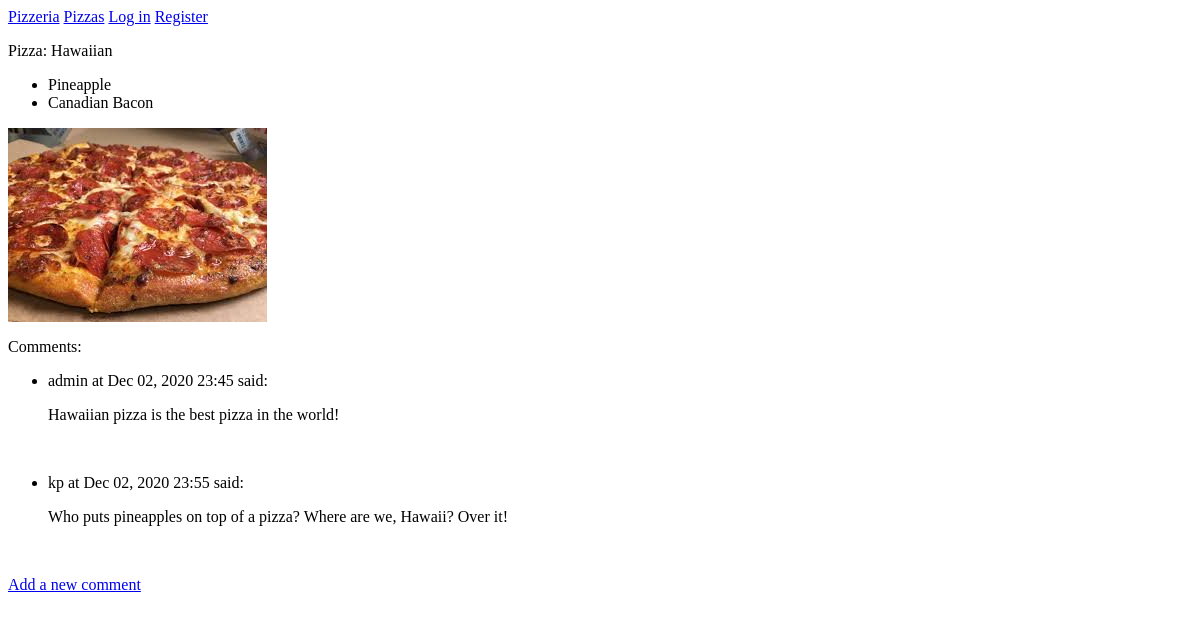
The app's page /pizzas/1/, older data.
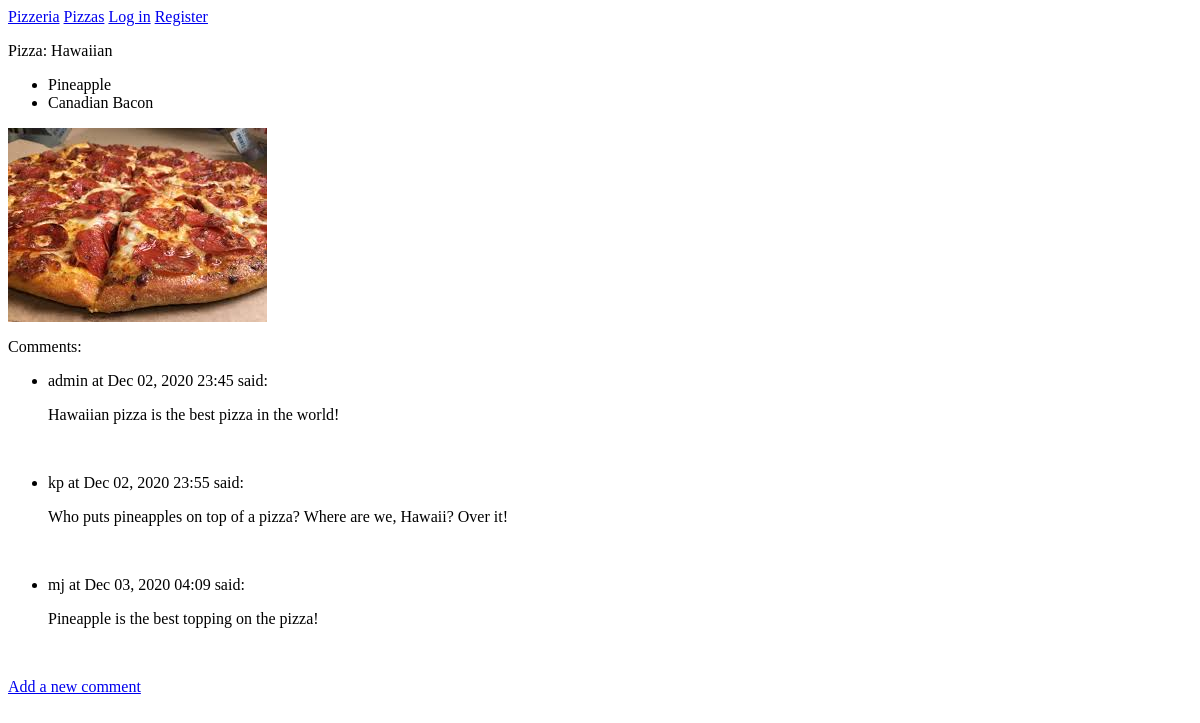
The same page, newer data.
### pizzas/models.py (models this page shows, shortened)
class Topping(models.Model):
    pizza = models.ForeignKey(Pizza, on_delete=models.CASCADE)
    name = models.CharField(max_length=200)

class Comment(models.Model):
    pizza = models.ForeignKey(Pizza, on_delete=models.CASCADE)
    owner = models.ForeignKey(User, on_delete=models.CASCADE)
    text = models.TextField()
    date_added = models.DateTimeField(auto_now_add=True)

### pizzas/views.py (the view)
# urls.py: path('pizzas/<int:pizza_id>/', views.pizza, name='pizza'),
def pizza(request, pizza_id):
    pizza = Pizza.objects.get(id=pizza_id)
    toppings = pizza.topping_set.all()
    comment = pizza.comment_set.all()
    context = {'pizza':pizza, 'toppings':toppings, 'comments': comment} #red is variable for html site
    return render(request, 'pizzas/pizza.html', context)

### pizzas/models.py (called while the page is built)
    def __str__(self):
        return self.name

### pizzas/templates/pizzas/pizza.html
{% extends 'pizzas/base.html' %}
{% load static %}
{% block content %}
<p>Pizza: {{pizza}}</p>
<ul>
    {% for topping in toppings %}
    <li>{{ topping.name }}</li>
    {% empty %}
    <li>There are no toppings for this pizza yet.</li>
    {% endfor %}
</ul>
<img src="{% static 'pizzas/images/pizza_html_photo.jpg' %}">
<p>Comments: </p>
<ul>
    {% for comment in comments %}
    <li>{{comment.owner}} at {{comment.date_added|date:'M d, Y H:i'}} said:</li>
    <p>{{ comment.text }}<p>
    <br>
    {% empty %}
    <li>There are no comments for this pizza yet.</li>
    {% endfor %}
</ul>
<p>
    <a href="{% url 'pizzas:new_comment' pizza.id %}">Add a new comment</a>
</p>
{% endblock content %}

Row changes from the older to the newer data that the page shows:
added Comment: owner "mj", date_added "Dec 03, 2020 04:09", text "Pineapple is the best topping on the pizza!"
